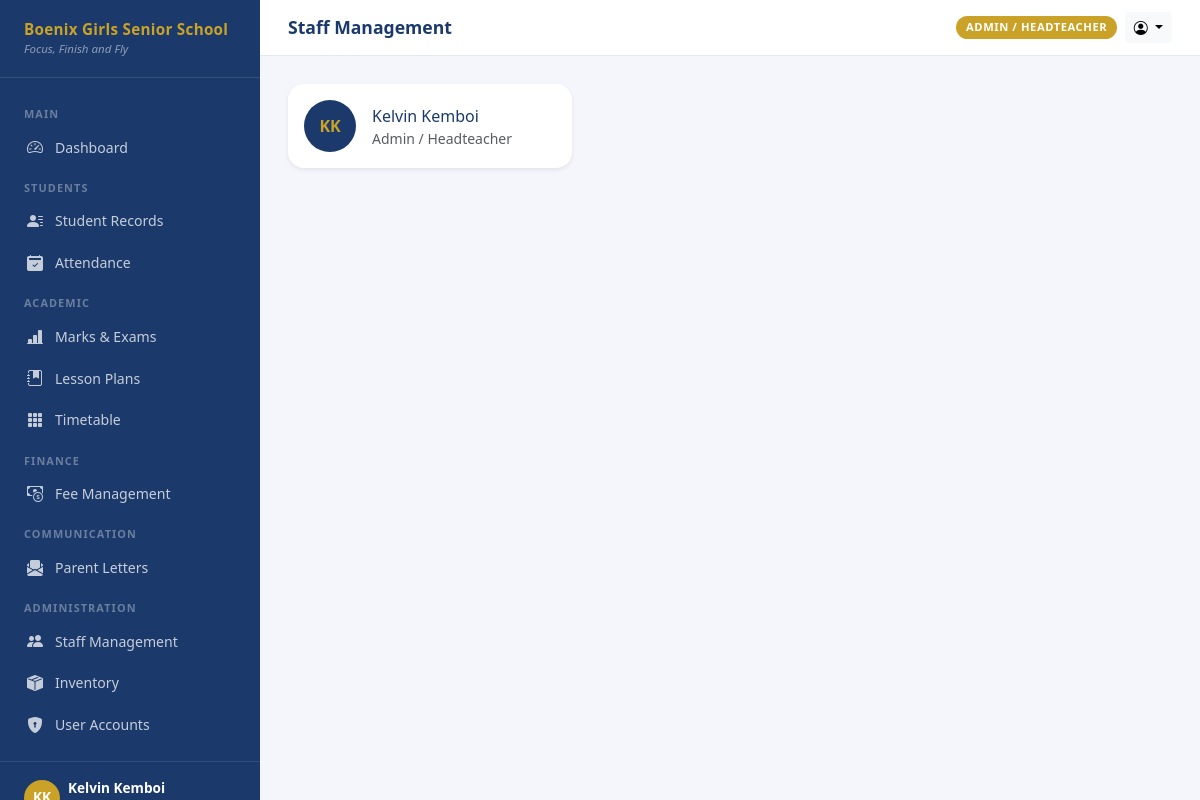
Screenshot of /staff/ (signed in) with the database file from the repository.
### accounts/models.py (models this page shows, shortened)
class User(AbstractUser):
    ROLE_ADMIN = 'admin'
    ROLE_CLASS_TEACHER = 'class_teacher'
    ROLE_SUBJECT_TEACHER = 'subject_teacher'
    ROLE_PARENT = 'parent'
    ROLE_BURSAR = 'bursar'
    ROLE_AUDITOR = 'auditor'
    ROLE_CHOICES = [
        (ROLE_ADMIN, 'Admin / Headteacher'),
        (ROLE_CLASS_TEACHER, 'Class Teacher'),
        (ROLE_SUBJECT_TEACHER, 'Subject Teacher'),
        (ROLE_PARENT, 'Parent (View Only)'),
        (ROLE_BURSAR, 'Bursar / Accounts'),
        (ROLE_AUDITOR, 'Auditor'),
    ]
    role = models.CharField(
        max_length=20,
        choices=ROLE_CHOICES,
        default=ROLE_SUBJECT_TEACHER,
    )
    phone = models.CharField(max_length=20, blank=True)
    profile_photo = models.ImageField(upload_to='profiles/', blank=True, null=True)
    is_active = models.BooleanField(default=True)
    class_assigned = models.CharField(max_length=20, blank=True, help_text='e.g. Form 4A')
    class Meta:
        verbose_name = 'User'
        verbose_name_plural = 'Users'
        ordering = ['last_name', 'first_name']
    @property
    def is_admin(self):
        return self.role == self.ROLE_ADMIN or self.is_superuser
    @property
    def can_view_fees(self):
        return self.role in (self.ROLE_ADMIN, self.ROLE_BURSAR, self.ROLE_AUDITOR, self.ROLE_PARENT)
    @property
    def can_enter_marks(self):
        return self.role in (self.ROLE_ADMIN, self.ROLE_CLASS_TEACHER, self.ROLE_SUBJECT_TEACHER)

### staff/views.py (the view)
# urls.py: path('', views.staff_list, name='list'),
@admin_required
def staff_list(request):
    users = User.objects.filter(
        role__in=['admin', 'class_teacher', 'subject_teacher']
    ).select_related('staff_profile').order_by('last_name')
    return render(request, 'staff/staff_list.html', {'staff': users})

### boenix_sms/context_processors.py (called while the page is built)
def school_info(request):
    return {
        'SCHOOL_NAME': settings.SCHOOL_NAME,
        'SCHOOL_SHORT': settings.SCHOOL_SHORT,
        'SCHOOL_MOTTO': settings.SCHOOL_MOTTO,
    }

### templates/staff/staff_list.html (shortened to what this page needs)
{% extends 'base.html' %}
{% block page_title %}Staff Management{% endblock %}
{% block content %}
<div class="row g-3">
  {% for member in staff %}
  <div class="col-12 col-sm-6 col-lg-4">
    <a href="{% url 'staff:detail' member.pk %}" class="card border-0 shadow-sm p-3 d-block text-decoration-none module-card" style="border-radius:1rem;">
      <div class="d-flex align-items-center gap-3">
        {% if member.profile_photo %}
          <img src="{{ member.profile_photo.url }}" class="rounded-circle" style="width:52px;height:52px;object-fit:cover;">
        {% else %}
          <div class="rounded-circle d-flex align-items-center justify-content-center flex-shrink-0"
               style="width:52px;height:52px;background:#1B3A6B;color:#C9A227;font-weight:700;font-size:1rem;">
            {{ member.first_name|first }}{{ member.last_name|first }}
          </div>
        {% endif %}
        <div class="overflow-hidden">
          <div class="fw-700 text-truncate" style="color:#1B3A6B;">{{ member.get_full_name }}</div>
          <div class="small text-muted">{{ member.get_role_display }}</div>
        </div>
      </div>
    </a>
  </div>
  {% empty %}
  <div class="col-12 text-center py-5 text-muted">No staff found.</div>
  {% endfor %}
</div>
{% endblock %}

### templates/base.html (shortened to what this page needs)
<!DOCTYPE html>
<html lang="en">
<head>
  <link href="https://cdn.jsdelivr.net/npm/bootstrap@5.3.3/dist/css/bootstrap.min.css" rel="stylesheet">
  <link href="https://cdn.jsdelivr.net/npm/bootstrap-icons@1.11.3/font/bootstrap-icons.min.css" rel="stylesheet">
</head>
<body>
<div id="sidebar">
  <div class="sidebar-brand">
    <div class="school-name">{{ SCHOOL_NAME }}</div>
    <div class="school-motto">{{ SCHOOL_MOTTO }}</div>
  </div>
  <nav class="sidebar-nav">
    <div class="nav-section-label">Main</div>
    <a href="{% url 'dashboard:home' %}" class="nav-link {% if request.resolver_match.url_name == 'home' %}active{% endif %}">
      <i class="bi bi-speedometer2"></i> Dashboard
    </a>
    {% if user.is_admin or user.is_class_teacher %}
    <div class="nav-section-label">Students</div>
    <a href="/students/" class="nav-link">
      <i class="bi bi-person-lines-fill"></i> Student Records
    </a>
    <a href="/attendance/" class="nav-link">
      <i class="bi bi-calendar2-check-fill"></i> Attendance
    </a>
    {% endif %}
    {% if user.can_enter_marks %}
    <div class="nav-section-label">Academic</div>
    <a href="/exams/" class="nav-link">
      <i class="bi bi-bar-chart-line-fill"></i> Marks & Exams
    </a>
    <a href="/lessons/" class="nav-link">
      <i class="bi bi-journal-bookmark-fill"></i> Lesson Plans
    </a>
    <a href="/timetable/" class="nav-link">
      <i class="bi bi-grid-3x3-gap-fill"></i> Timetable
    </a>
    {% endif %}
    {% if user.can_view_fees %}
    <div class="nav-section-label">Finance</div>
    <a href="/fees/" class="nav-link">
      <i class="bi bi-cash-coin"></i> Fee Management
    </a>
    {% endif %}
    {% if user.is_admin or user.is_class_teacher %}
    <div class="nav-section-label">Communication</div>
    <a href="/letters/" class="nav-link">
      <i class="bi bi-envelope-paper-fill"></i> Parent Letters
    </a>
    {% endif %}
    {% if user.is_admin %}
    <div class="nav-section-label">Administration</div>
    <a href="/staff/" class="nav-link">
      <i class="bi bi-people-fill"></i> Staff Management
    </a>
    <a href="/inventory/" class="nav-link">
      <i class="bi bi-box-seam-fill"></i> Inventory
    </a>
    <a href="{% url 'accounts:user_list' %}" class="nav-link">
      <i class="bi bi-shield-lock-fill"></i> User Accounts
    </a>
    {% endif %}
  </nav>
  <div class="sidebar-footer">
    <div class="d-flex align-items-center gap-2">
      <div class="rounded-circle bg-gold d-flex align-items-center justify-content-center"
           style="width:36px;height:36px;background:var(--boenix-gold);font-weight:700;color:#fff;font-size:0.85rem;flex-shrink:0;">
      </div>
      <div class="overflow-hidden">
        <div class="user-name text-truncate">{{ user.get_full_name }}</div>
      </div>
    </div>
  </div>
</div>
<div id="main">
  <div class="topbar">
    <div class="d-flex align-items-center gap-3">
      <h1 class="page-title">{% block page_title %}Dashboard{% endblock %}</h1>
    </div>
    <div class="d-flex align-items-center gap-2">
      <span class="role-badge">{{ user.get_role_display }}</span>
      <div class="dropdown">
        <button class="btn btn-sm btn-light dropdown-toggle" data-bs-toggle="dropdown">
          <i class="bi bi-person-circle"></i>
        </button>
      </div>
    </div>
  </div>
  <div class="content-area">
    {% block content %}{% endblock %}
  </div>
</div>
</body>
</html>

### templates/base.html (style rules this page uses)
:root { --boenix-navy: #1B3A6B; --boenix-gold: #C9A227; --boenix-gold-light: #F0D070; --sidebar-width: 260px; }
body { background: #F4F6FB; font-family: 'Segoe UI', sans-serif; }
#sidebar { width: var(--sidebar-width); min-height: 100vh; background: var(--boenix-navy); position: fixed; top: 0; left: 0; display: flex; flex-direction: column; z-index: 100; transition: transform 0.25s ease; }
.sidebar-brand { padding: 1.25rem 1.5rem; border-bottom: 1px solid rgba(255,255,255,0.1); }
.sidebar-brand .school-name { color: var(--boenix-gold); font-size: 0.95rem; font-weight: 700; line-height: 1.3; letter-spacing: 0.02em; }
.sidebar-brand .school-motto { color: rgba(255,255,255,0.5); font-size: 0.72rem; font-style: italic; }
.sidebar-nav { flex: 1; padding: 1rem 0; overflow-y: auto; }
.sidebar-nav .nav-section-label { color: rgba(255,255,255,0.35); font-size: 0.68rem; font-weight: 700; text-transform: uppercase; letter-spacing: 0.1em; padding: 0.75rem 1.5rem 0.25rem; }
.sidebar-nav .nav-link { color: rgba(255,255,255,0.75); padding: 0.55rem 1.5rem; font-size: 0.88rem; display: flex; align-items: center; gap: 0.65rem; border-left: 3px solid transparent; transition: all 0.15s; }
.sidebar-nav .nav-link i { font-size: 1rem; width: 1.1rem; }
.sidebar-footer { padding: 1rem 1.5rem; border-top: 1px solid rgba(255,255,255,0.1); }
.sidebar-footer .user-name { color: #fff; font-size: 0.85rem; font-weight: 600; }
#main { margin-left: var(--sidebar-width); min-height: 100vh; display: flex; flex-direction: column; }
.topbar { background: #fff; padding: 0.75rem 1.75rem; border-bottom: 1px solid #E5E9F2; display: flex; align-items: center; justify-content: space-between; position: sticky; top: 0; z-index: 99; }
.topbar .page-title { font-weight: 700; color: var(--boenix-navy); font-size: 1.1rem; margin: 0; }
.content-area { flex: 1; padding: 1.75rem; }
.role-badge { background: var(--boenix-gold); color: #fff; font-size: 0.7rem; font-weight: 700; padding: 0.2rem 0.6rem; border-radius: 1rem; text-transform: uppercase; letter-spacing: 0.05em; }
.module-card { border: none; border-radius: 1rem; transition: transform 0.15s, box-shadow 0.15s; cursor: pointer; text-decoration: none; color: inherit; }

### rows the page displays
User: get_full_name "Kelvin Kemboi", role "ADMIN / HEADTEACHER", first_name|first "K", last_name|first "K", role "Admin / Headteacher"

### other values shown
{{ SCHOOL_NAME }} "Boenix Girls Senior School"
{{ SCHOOL_MOTTO }} "Focus, Finish and Fly"
